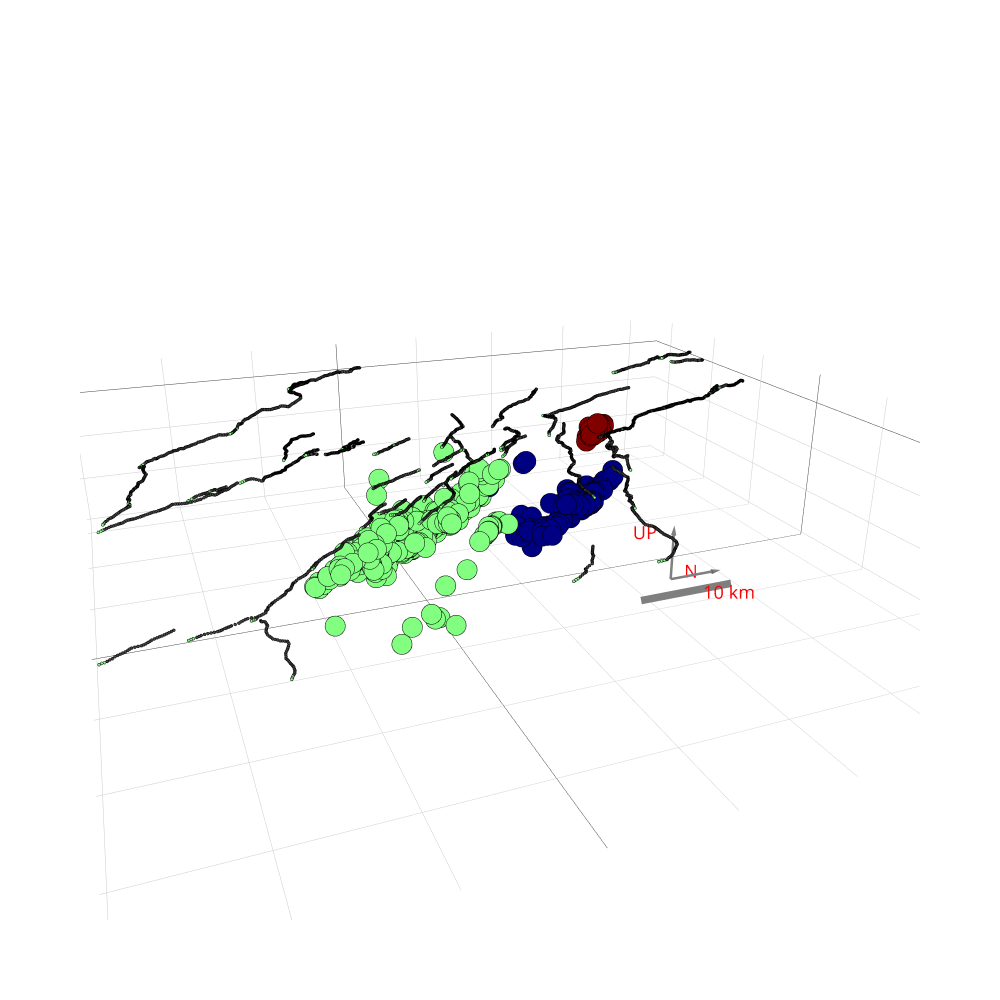

Here is the notebook cell this chart was saved with:
### Code cell
# # working as of 08.03.2020
class spClust(hypoData):
    def __init__(self, minMag=None, selectSequence = None, sigma = None):
        super().__init__(minMag=minMag, selectSequence = selectSequence)
        
        self.fName = 'SpectralClustering.vtk'
        self.sigma = sigma
    
    def cluster(self):
        self.getDists()
        if self.sigma is None:
            self.sigma = sp.distance[~(sp.distance==0)].std()
        
        self.similarity = np.exp(-1/2 * (self.distance / self.sigma)**2)

        self.results = sklearn.cluster.SpectralClustering(
            n_clusters=self.n_clusters,
            n_init=self.n_init,
            assign_labels=self.assign_labels,
            random_state=np.random.RandomState(1),
            affinity = 'precomputed',
            ).fit(self.similarity)
        
        self.labels = self.results.labels_  
        
# Spectral clustering
sp = spClust()
sp.minMag=2.3
sp.getHypocenters()

sp.assign_labels="kmeans"
sp.n_init=50
sp.n_clusters=3 # choose this based on the 3 main faults
sp.sigma = 2000

sp.cluster()
# spectral clustering is completed 
# sp.labels indicates cluster identities
if True:
#     sp.plot3dclusters(pointSize=7, faulttraces3d = True)#, name = 'spectral', save = savePlotlyFigures)
    
    import chart_studio.plotly as py
    sp.plot3dclusters(pointSize=7, faulttraces3d = True, name = 'junk', save = False)
